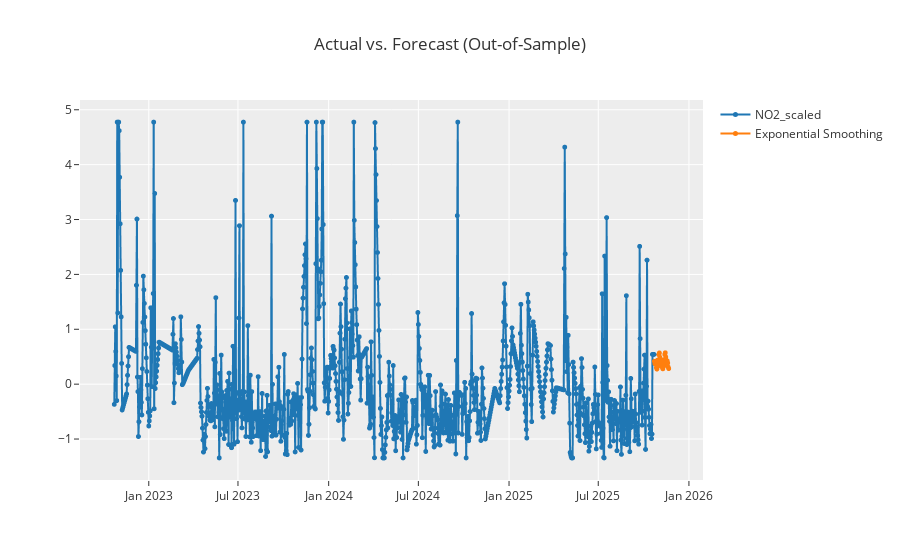

Notebook code for this chart:
### Markdown cell above
#### 5. Evaluasi Model

### Code cell
# ==========================================
# 5. FORECASTING MASA DEPAN (FINAL)
# ==========================================
# Melatih ulang model pemenang dengan SEMUA data
final_model = finalize_model(final_choice)

# Prediksi 30 hari ke depan (sesuai fh di setup)
prediction = predict_model(final_model)

print("\n=== HASIL PREDIKSI MASA DEPAN ===")
print(prediction.head())

# ==========================================
# 6. VISUALISASI
# ==========================================
# Plot hasil prediksi masa depan
plot_model(final_model, plot='forecast', data_kwargs={'title': 'Prediksi NO2 Masa Depan'})

### Figure 1 — Plotly figure (JSON) as saved in the notebook; plotly's stock layout.template omitted (floating-point values rounded to 4 significant figures; data arrays with more than 128 entries replaced by an {"elided": "..."} marker saying what was removed)
{"data": [{"line": {"color": "rgb(31, 119, 180)", "width": 2}, "marker": {"color": "rgb(31, 119, 180)", "size": 5}, "mode": "lines+markers", "name": "NO2_scaled", "type": "scattergl", "x": {"elided": "1126 str values"}, "xaxis": "x", "y": {"elided": "1126 float values"}, "yaxis": "y"}, {"line": {"color": "rgb(255, 127, 14)", "width": 2}, "marker": {"color": "rgb(255, 127, 14)", "size": 5}, "mode": "lines+markers", "name": "Exponential Smoothing", "type": "scattergl", "x": {"elided": "1126 str values"}, "xaxis": "x", "y": {"elided": "1126 float values"}, "yaxis": "y"}], "layout": {"showlegend": true, "title": {"text": "Actual vs. Forecast (Out-of-Sample)"}, "xaxis": {"anchor": "y", "domain": [0, 1]}, "yaxis": {"anchor": "x", "domain": [0, 1]}}}
